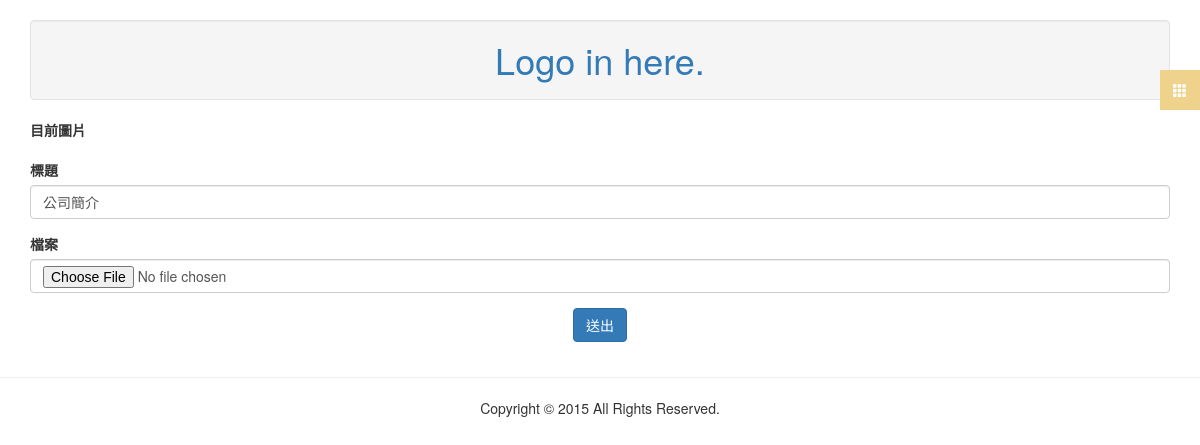
The app's page /welcome/edit_slide/1, older data.
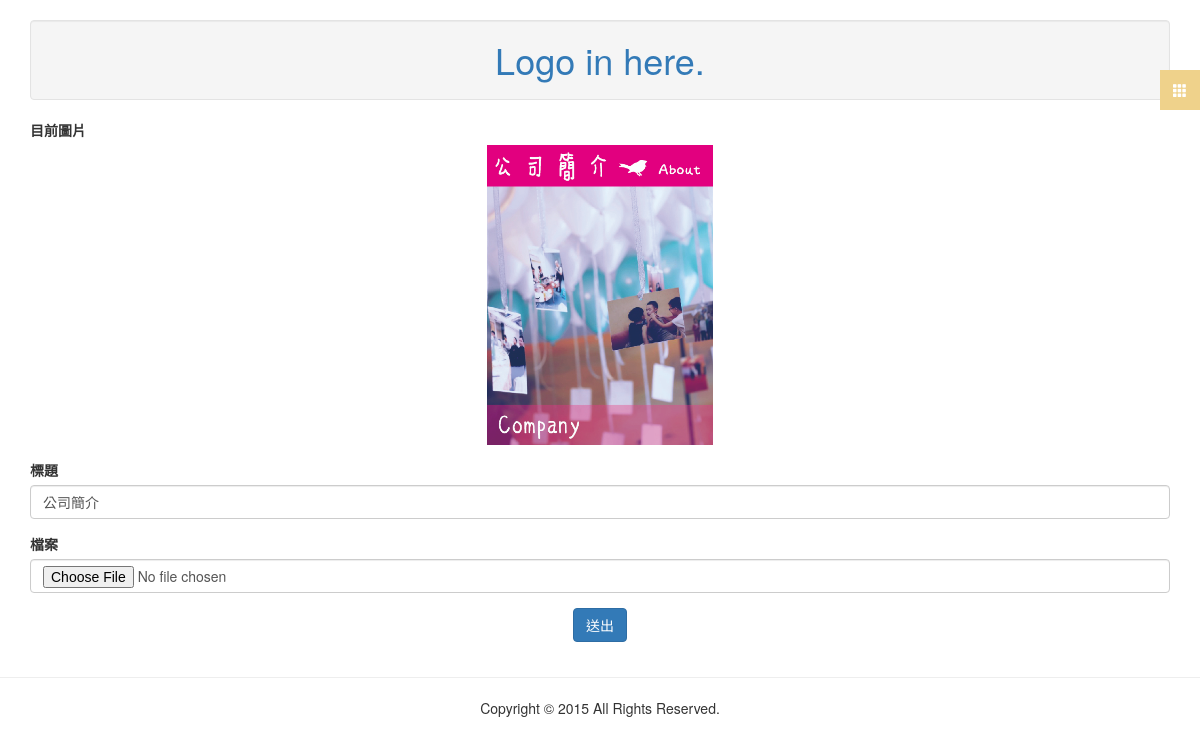
The same page, newer data.
### tables this page shows
CREATE TABLE IF NOT EXISTS `welcome_slide` (
`id` int(11) NOT NULL,
  `title` varchar(255) NOT NULL,
  `path` varchar(255) NOT NULL,
  `url` text NOT NULL
);

### application/controllers/Welcome.php (called while the page is built, shortened)
<?php
class Welcome extends MY_Controller {
	public function __construct()
	{
		$this->load->model(['welcomepicture_model', 'welcometext_model', 'welcomeslide_model']);
	}
	public function edit_slide($id = null)
	{
		if ( ! $query = $this->welcomeslide_model->select_data($id) ) {
			$this->load->view('failure', [
				'message' => '查無此資料'
			]);
			return true;
		}
		if ( ! $data['title'] = $this->input->post('title', true)) {
			$this->load->view('welcome/edit_slide', [
				'query' => $query
			]);
			return true;
		}
		$data['id'] = $id;
		$this->welcomeslide_model->update_data($data);
		$this->load->view('success', [
			'message' => '更新成功',
			'redirectUrl' => 'welcome/admin'
		]);
		return true;
	}
}

### index.php (called while the page is built, shortened)
<?php
require_once BASEPATH.'core/CodeIgniter.php';

### application/core/MY_Model.php (called while the page is built, shortened)
<?php
class MY_Model extends BASE_Model {
	protected $table;
	protected $primaryKey;
	function select_data($id)
	{
		$query = $this->db->get_where($this->table, array($this->primaryKey => $id));
		return $query->row();
	}
}

### application/views/welcome/edit_slide.php (the view, shortened to what this page needs)
<?php require_once VIEWPATH.'_layouts/_header.php' ?>
<section class="container">
	<form action="" method="post" enctype="multipart/form-data">
		<div class="form-group">
			<label for="title">目前圖片</label>
			<img src="<?=base_url($query->path)?>" alt="" class="img-responsive" style="max-height:300px">
		</div>
		<div class="form-group">
			<label for="userfile">標題</label>
			<input type="text" name="title" class="form-control" value="<?=$query->title?>">
		</div>
		<div class="form-group">
			<label for="userfile">檔案</label>
			<input type="file" name="userfile" class="form-control">
		</div>
		<div class="form-group text-center">
			<input type="submit" class="btn btn-primary" value="送出">
		</div>
	</form>
</section>
<?php require_once VIEWPATH.'_layouts/_footer.php' ?>

Row changes from the older to the newer data that the page shows:
changed welcome_slide "公司簡介": path: picture added
